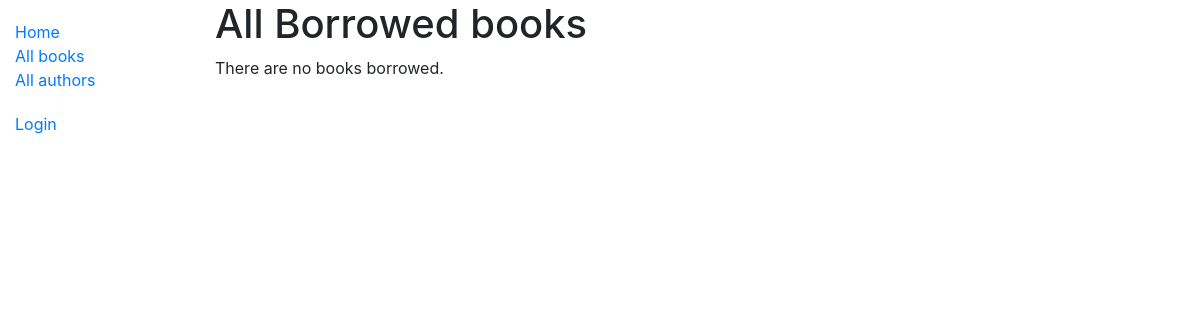
/catalog/loanbooks/, run on an earlier commit of the app's database.
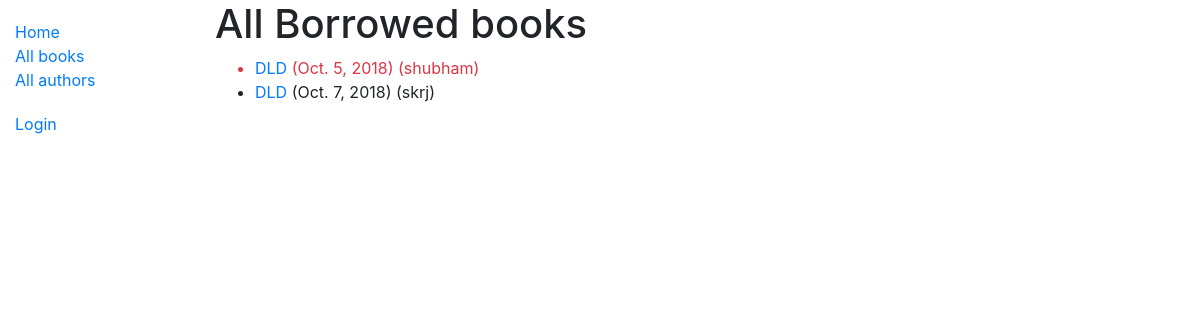
And on a later commit of the database.
### catalog/models.py (models this page shows, shortened)
class BookInstance(models.Model):
    id = models.UUIDField(primary_key=True, default=uuid.uuid4, help_text='Unique ID for this particular book across whole library')
    book = models.ForeignKey(Book, on_delete=models.SET_NULL, null=True)
    imprint = models.CharField(max_length=200)
    due_back = models.DateField(null=True, blank=True)
    borrower = models.ForeignKey(User, on_delete=models.SET_NULL, null=True, blank = True)
    LOAN_STATUS = (
        ('m', 'Maintenance'),
        ('o', 'On loan'),
        ('a', 'Available'),
        ('r', 'Reserved'),
    )
    status = models.CharField(
        max_length=1,
        choices=LOAN_STATUS,
        blank=True,
        default='m',
        help_text='Book availability',
    )
    class Meta:
        ordering = ['due_back']
        permissions = (("can_mark_returned", "Set book as returned"),)
    @property
    def is_overdue(self):
        if self.due_back and date.today() > self.due_back:
            return True
        return False

class Book(models.Model):
    title = models.CharField(max_length=200)
    author = models.ForeignKey('Author', on_delete=models.SET_NULL, null=True)
    summary = models.TextField(max_length=1000, help_text='Enter a brief description of the book')
    isbn = models.CharField('ISBN', max_length=13, help_text='13 Character <a href="https://www.isbn-international.org/content/what-isbn">ISBN number</a>')
    genre = models.ManyToManyField(Genre, help_text='Select a genre for this book')
    language = models.ForeignKey('Language', on_delete=models.SET_NULL, null= True)

### catalog/views.py (the view)
class LoanedBooksByAllUserListView(ListView):
    model = BookInstance
    template_name ='catalog/Book/bookinstance_list_all_borrowed_user.html'
    paginate_by = 10
    def get_queryset(self):
        return BookInstance.objects.filter(status__exact = 'o').order_by('due_back')

### catalog/templates/catalog/Book/bookinstance_list_all_borrowed_user.html
{% extends "base_generic.html" %}
{% block content %}
    <h1>All Borrowed books</h1>
    {% if bookinstance_list %}
    <ul>
      {% for bookinst in bookinstance_list %}
      <li class="{% if bookinst.is_overdue %}text-danger{% endif %}">
        <a href="{% url 'book-detail' bookinst.book.pk %}">{{bookinst.book.title}}</a> ({{ bookinst.due_back }}) ({{ bookinst.borrower}})
      </li>
      {% endfor %}
    </ul>
    {% else %}
      <p>There are no books borrowed.</p>
    {% endif %}
{% endblock %}

What changed in the data, as far as the page shows it:
now on this page (row edited): BookInstance: book "DLD", due_back "Oct. 5, 2018", borrower "shubham"
now on this page (row edited): BookInstance: book "DLD", due_back "Oct. 7, 2018", borrower "skrj"
Also different on the page:
text no longer shown: "There are no books borrowed."
